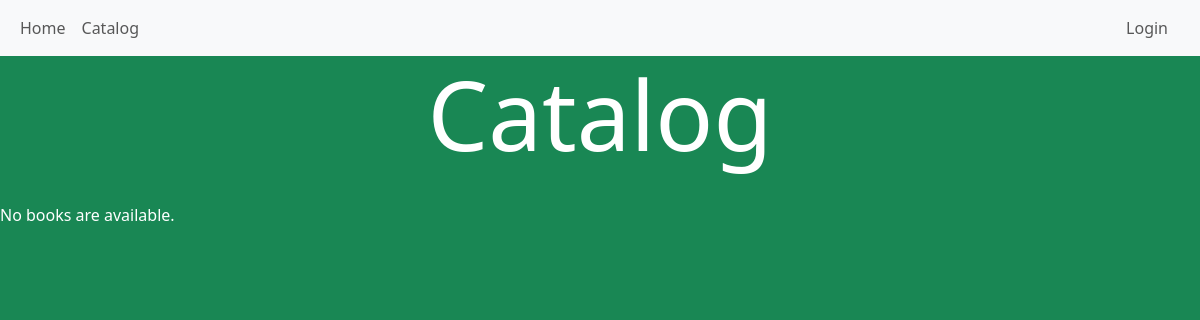
Before: /catalog/books/ with the older database file.
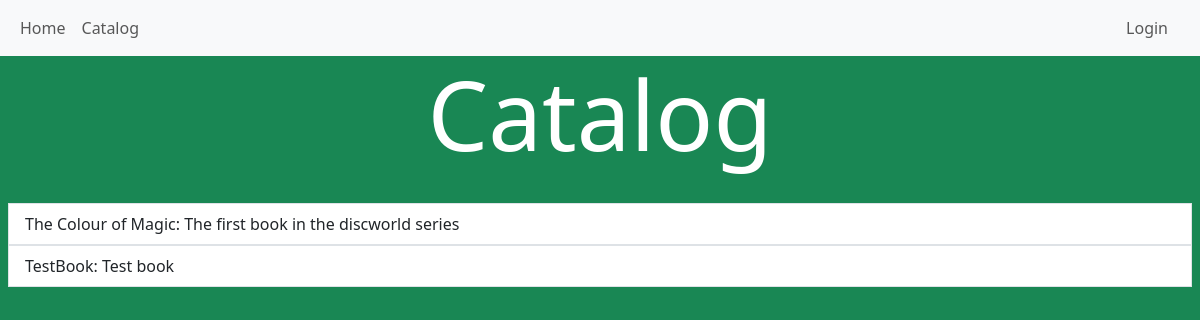
After: the same page with the newer database file.
### catalog/models.py (models this page shows, shortened)
class Book(models.Model):
    title=models.CharField(max_length=200)
    isbn=models.CharField('ISBN', max_length=13, unique=True, help_text='13 Character <a href="https://www.isbn-international.org/content/what-isbn'
                                      '">ISBN number</a>')
    author=models.ForeignKey('Author', on_delete=models.RESTRICT, null=True)
    genre = models.ManyToManyField(Genre, help_text="Select a genre for this book")
    summary = models.TextField(max_length=1000, help_text="Enter a brief description of the book")
    number_of_times_checked_out=models.IntegerField(editable=False)
    def get_absolute_url(self):
        return reverse('book-detail', args=[str(self.id)])
    def display_genre(self):
        return ', '.join(genre.name for genre in self.genre.all()[:3])
    display_genre.short_description = 'Genre'

### catalog/views.py (the view)
# urls.py: path('books/', views.BookListView.as_view(), name="books"),
class BookListView(generic.ListView):
    model = Book
    paginate_by = 10

### catalog/templates/catalog/book_list.html (shortened to what this page needs)
{% extends "catalog_base_generic.html" %}  {% block content %}
<h1 class="pb-4">Catalog</h1>
{% if book_list %}
<ul class="list-group px-2">
  {% for book in book_list%}
  <li>
    <a
      class="list-group-item list-group-item-action"
      href="{{ book.get_absolute_url }}"
      >{{book.title}}: {{book.summary}}</a
    >
  </li>
  {% endfor %}
    {% else %}
    <p>No books are available.</p>
    {% endif %} {% endblock %}

Changed rows visible on the page:
added Book: title "The Colour of Magic", summary "The first book in the discworld series"
added Book: title "TestBook", summary "Test book"
Other visible differences:
text no longer shown: "No books are available."
